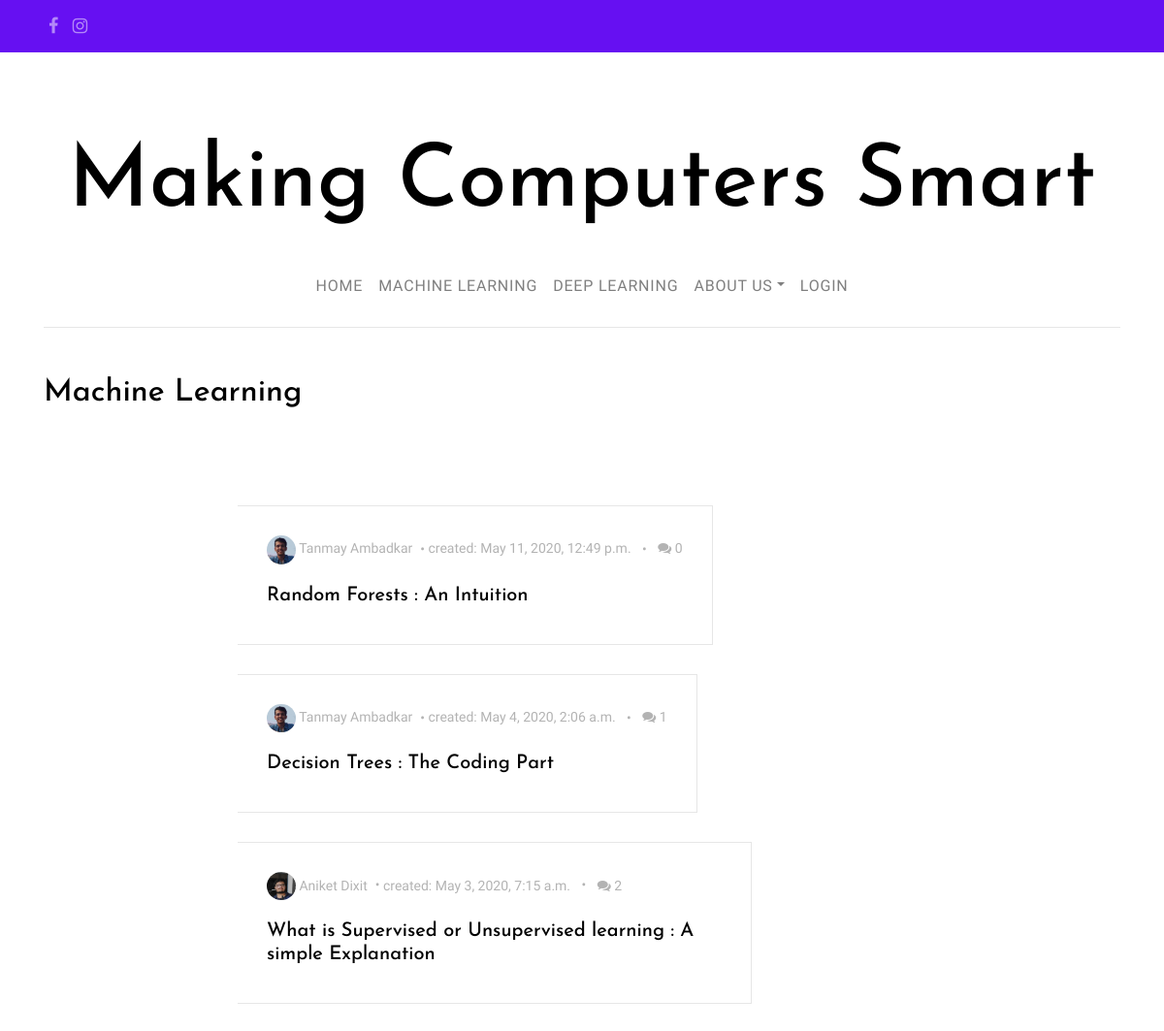
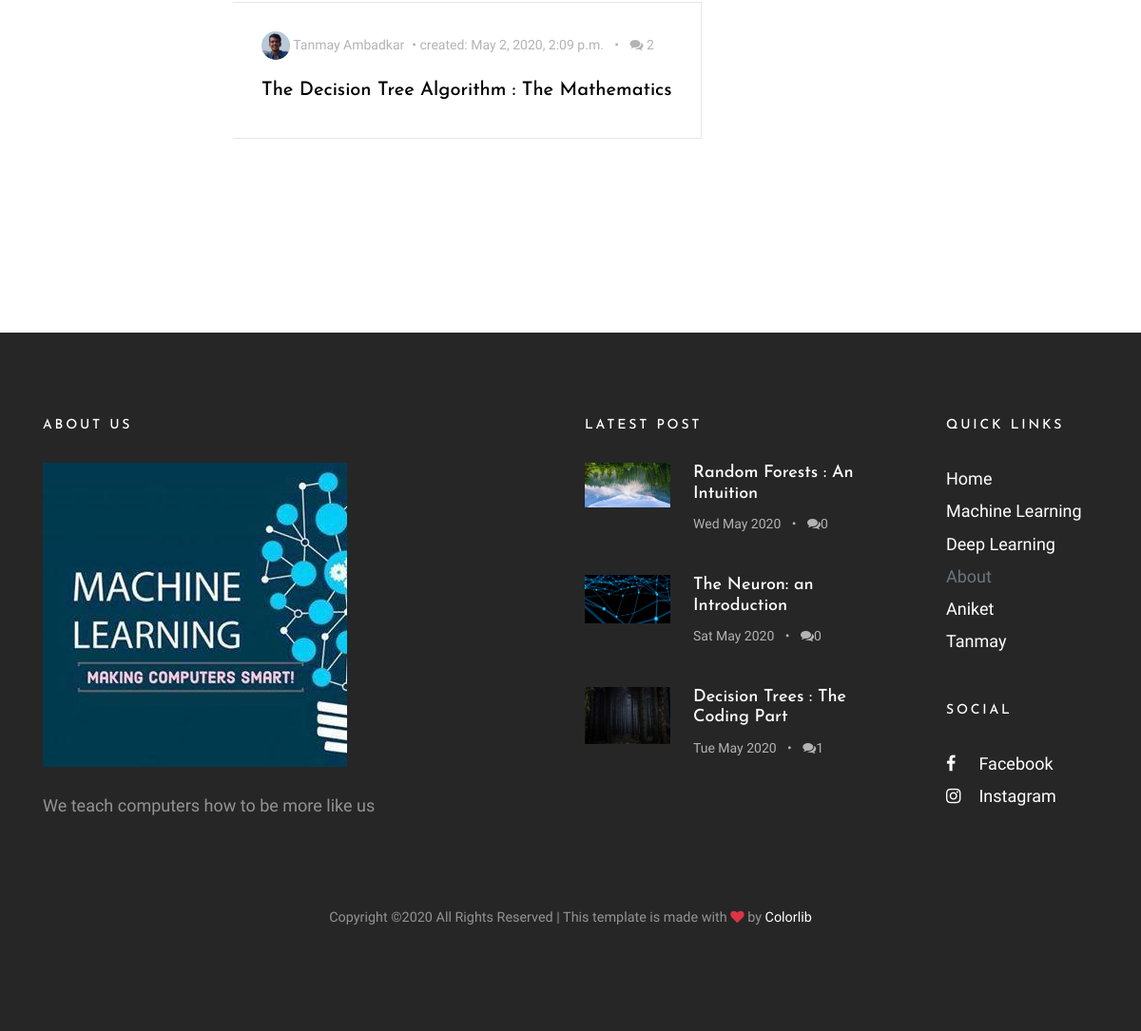
/posts/ML/, run on the app's committed database (2 pictures, top to bottom).
### blog/models.py (models this page shows, shortened)
class Post(models.Model):
    types = (
        ('D', 'Deep Learning'),
        ('M', 'Machine Learning'),
    )
    author = models.ForeignKey('UserProfileInfo', on_delete = models.CASCADE)
    title = models.CharField(max_length = 200)
    cover_img = models.ImageField(upload_to = 'cover_image', blank = True)
    text = models.TextField()
    created_date = models.DateTimeField(default = timezone.now)
    published_date = models.DateTimeField(blank = True, null = True)
    type = models.CharField(max_length = 1, choices = types, blank = True)
    def approve_comments(self):
        return self.comments.filter(approved_comment=True)

class UserProfileInfo(models.Model):
    user = models.OneToOneField(User, on_delete= models.CASCADE)
    profile_img = models.ImageField(upload_to = 'profile_pics', blank = True)
    cover_image = models.ImageField(upload_to = 'cover_profile_img', blank = True)
    description = models.TextField(blank = True)
    writeup = models.TextField(blank = True)
    instagram = models.URLField(blank = True)
    facebook = models.URLField(blank = True)
    github = models.URLField(blank = True)
    linkedin = models.URLField(blank = True)
    email = models.EmailField(blank = True)

### blog/views.py (the view)
# urls.py: path('posts/ML/', PostListView_ML.as_view(), name = 'post_list_ML'),
class PostListView_ML(TemplateView, TemplateResponseMixin):
    template_name = 'post_list_ML.html'
    def get_context_data(self, **kwargs):
         context = super(PostListView_ML, self).get_context_data(**kwargs)
         context['posts'] = Post.objects.filter(type__startswith = 'M').order_by('-published_date')
         context['topthree'] = Post.objects.filter(published_date__lte = timezone.now()).order_by('-published_date')[:3]
         return context

### blog/templates/blog/post_list_ML.html (shortened to what this page needs)
{% extends "blog/base.html" %}
{% block content %}
<section class="site-section pt-5">
  <div class="container">
    <div class="row mb-4">
      <div class="col-md-6">
        <h2 class="mb-4">Machine Learning</h2>
      </div>
    </div>
    <div class="row blog-entries">
      <div class="col-md-12 col-lg-8 main-content">
        <div class="row mb-5 mt-5">
          <div class="col-md-12">
              {% for post in posts %}
		{% if post.published_date %}
              <div class="post-entry-horzontal">
                <a href="{% url 'post_detail' pk=post.pk %}">
                  <span class="text">
                    <div class="post-meta">
                      <span class="author mr-2"><img src="/media/{{post.author.profile_img}}" alt="Colorlib">  {{post.author.user.first_name}} {{post.author.user.last_name}}</span>&bullet;
                      <span class="mr-2">created: {{post.created_date}}</span> &bullet;
                      <span class="ml-2"><span class="fa fa-comments"></span> {{post.approve_comments.count}}</span>
                    </div>
                    <h2>{{ post.title }}</h2>
                  </span>
                </a>
              </div>
		{% endif %}
              {% endfor %}
          </div>
        </div>
      </div>
    </div>
  </div>
</section>
{% endblock %}
{% block footerblock %}
    {% for post in topthree %}
    <ul>
      <li>
        <a href="{% url 'post_detail' pk=post.pk %}">
          <img src="/media/{{post.cover_img}}" alt="Image placeholder" class="mr-4">
          <div class="text">
            <h4>{{post.title}}</h4>
            <div class="post-meta">
              <span class="mr-2">{{ post.published_date|date:"D M Y"}} </span> &bullet;
              <span class="ml-2"><span class="fa fa-comments"></span>{{post.approve_comments.count}}</span>
            </div>
          </div>
        </a>
      </li>
    </ul>
    {% endfor %}
{% endblock  %}

### static/css/style.css (style rules this page uses)
body { background: #ccc url("../images/photography.png") repeat; font-family: "Inconsolata", SFMono-Regular, Menlo, Monaco, Consolas, "Liberation Mono", "Courier New", monospace; font-weight: 300; font-size: 18px; line-height: 1.9; color: #6c757d; }
a { -webkit-transition: .3s all ease; -o-transition: .3s all ease; transition: .3s all ease; text-decoration: none; }
h1, h2, h3, h4, h5 { color: #000; font-family: "Josefin Sans", -apple-system, BlinkMacSystemFont, "Segoe UI", Roboto, "Helvetica Neue", Arial, sans-serif, "Apple Color Emoji", "Segoe UI Emoji", "Segoe UI Symbol", "Noto Color Emoji"; }
.site-section { padding: 7em 0; }
.blog-entries .post-meta { margin-bottom: 20px; font-size: 14px; color: #b3b3b3; }
.blog-entries .post-meta .author img { width: 30px; border-radius: 50%; display: inline-block; }
.post-entry-horzontal { margin-bottom: 30px; }
.post-entry-horzontal a { overflow: hidden; display: table; position: relative; top: 0; -webkit-transition: .1s all ease; -o-transition: .1s all ease; transition: .1s all ease; }
.post-entry-horzontal a .image, .post-entry-horzontal a .text { display: table-cell; vertical-align: middle; }
.post-entry-horzontal a .text { padding: 30px; width: calc(100 - 200px); border: 1px solid #e6e6e6; border-left: none; }
.post-entry-horzontal a .text h2 { font-size: 20px; }
.post-entry-sidebar .post-meta { font-size: 14px; color: #b3b3b3; }
.post-entry-sidebar ul { padding: 0; margin: 0; }
.post-entry-sidebar ul li { list-style: none; padding: 0 0 20px 0; margin: 0 0 20px 0; }
.post-entry-sidebar ul li a { display: table; }
.post-entry-sidebar ul li a img { width: 90px; }
.post-entry-sidebar ul li a img, .post-entry-sidebar ul li a .text { display: table-cell; vertical-align: middle; }
.post-entry-sidebar ul li a .text h4 { font-size: 18px; }
.site-footer .post-entry-sidebar ul li a h4 { color: #fff; }
.site-footer a { color: #fff; }

### data on the page
Post: author.profile_img (picture), author.user.first_name "Tanmay", author.user.last_name "Ambadkar", created_date "May 11, 2020, 12:49 p.m.", approve_comments.count "0", title "Random Forests : An Intuition", cover_img (picture), published_date "Wed May 2020"
Post: author.profile_img (picture), author.user.first_name "Tanmay", author.user.last_name "Ambadkar", created_date "May 4, 2020, 2:06 a.m.", approve_comments.count "1", title "Decision Trees : The Coding Part", cover_img (picture), published_date "Tue May 2020"
Post: author.profile_img (picture), author.user.first_name "Aniket", author.user.last_name "Dixit", created_date "May 3, 2020, 7:15 a.m.", approve_comments.count "2", title "What is Supervised or Unsupervised learning : A simple Explanation"
Post: author.profile_img (picture), author.user.first_name "Tanmay", author.user.last_name "Ambadkar", created_date "May 2, 2020, 2:09 p.m.", approve_comments.count "2", title "The Decision Tree Algorithm : The Mathematics"
Post: cover_img (picture), title "The Neuron: an Introduction", published_date "Sat May 2020", approve_comments.count "0"
